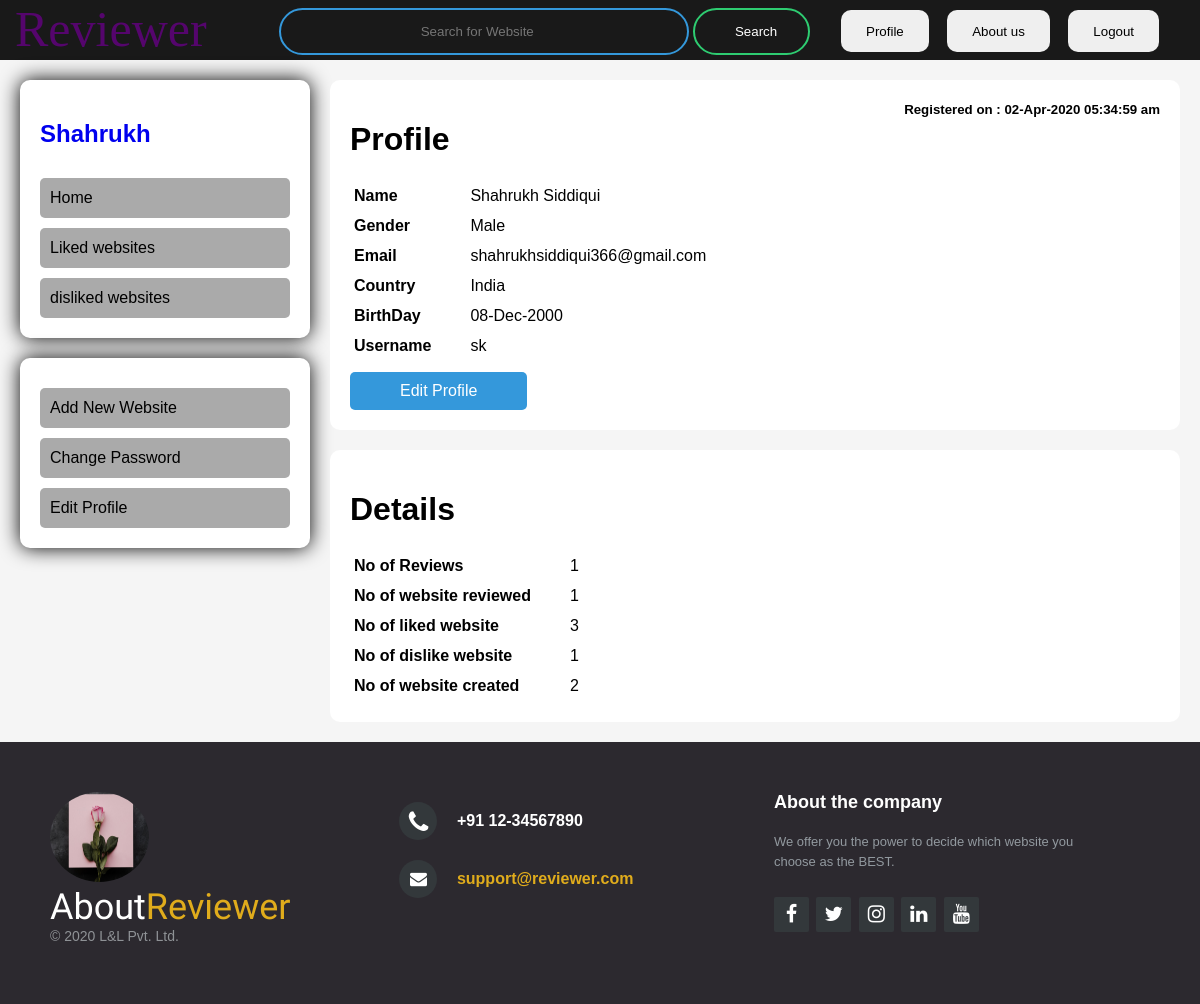
/review/Profile.php (signed in), run on the app's committed database.
### tables this page shows
CREATE TABLE `user` (
  `id` int(100) NOT NULL,
  `firstname` varchar(50) NOT NULL,
  `lastname` varchar(50) NOT NULL,
  `gender` varchar(6) NOT NULL,
  `email` varchar(100) NOT NULL,
  `country` varchar(20) NOT NULL,
  `dob` timestamp(6) NULL DEFAULT NULL,
  `dtoi` timestamp(6) NULL DEFAULT NULL,
  `role` varchar(5) NOT NULL,
  `username` varchar(50) NOT NULL,
  `password` varchar(50) NOT NULL
);

### Database/Database_api.php (called while the page is built, shortened)
<?php
class Database_api{
		private $db_hostname;
		private $db_database;
		private $db_username;
		private $db_password;
		private $conn;
		public function __construct($database){
			$this->db_database = $database;
			$this->db_hostname = 'localhost';
			$this->db_username = 'root';
			$this->db_password = '';
		}
		private function connect(){
			$this->conn = mysqli_connect($this->db_hostname, $this->db_username, $this->db_password, $this->db_database);
		}
		public function execute($query){
			$result = mysqli_query($this->conn,$query);
			return $result;
		}
		public function read_user($user_id){
			$query = "SELECT firstname,lastname,gender,email,country,dob,dtoi,username from user WHERE id=$user_id";
			$result = mysqli_query($this->conn,$query) or die("Database_class error in function read_user : ".mysqli_error($this->conn));
			if((mysqli_num_rows($result))<=0){
				return NULL;
			}
			else{
				return $result;
			}
		}
	}
?>

### review/Profile.php (the view, shortened to what this page needs)
<?php
    include "../Database/Database_api.php";
    $database = new Database_api("reviewer");
?>
<!DOCTYPE html>
<html>
<head>
	<link rel="stylesheet" type="text/css" href="detailreview.css">
    <link rel="stylesheet" type="text/css" href="Search.css">
</head>
<body>
<?php include "../master/masterheader.php"; ?>
<div class="row">
    <?php include "../master/leftColumnOfMainRow.php" ?>
    <div class="rightcolumn">
<?php
        $result = $database->read_user($_SESSION['user_id']);
        if($result!=NULL){
            echo "<div class='MainView profile'>";
                echo "<h1>Profile</h1>";
                $row=mysqli_fetch_assoc($result);
                echo "<table>";
                    echo "<tr><td><b>Name</b></td><td>".$row['firstname']." ".$row['lastname']."</td></tr>";
                    echo "<tr><td><b>Gender</b></td><td>".$row['gender']."</td></tr>";
                    echo "<tr><td><b>Email</b></td><td>".$row['email']."</td></tr>";
                    echo "<tr><td><b>Country</b></td><td>".$row['country']."</td></tr>";
                    echo "<tr><td><b>BirthDay</b></td><td>".date("d-M-Y",strtotime($row['dob']))."</td></tr>";
                    echo "<tr><td><b>Username</b></td><td>".$row['username']."</td></tr>";
                echo "</table>";
                echo "<h5>Registered on : ".date("d-M-Y h:i:s a",strtotime($row['dtoi']))."</h5>";
                echo "<a id='editprofilebut' href='EditProfile.php'>Edit Profile</a>";
            echo "</div>";
        }
            echo "<div class='MainView profile'>";
                echo "<h1>Details</h1>";
                echo "<table>";
                    echo "<tr><td><b>No of Reviews </b></td><td>";
            $row=mysqli_fetch_assoc($database->execute("SELECT count(user_id)'noofreview' from review where user_id=".$_SESSION['user_id'].""));
                        if($row['noofreview']!=NULL){
                            echo $row['noofreview'];
                        }
                        else
                            echo "0";
                    echo "</td></tr>";
                    echo "<tr><td><b>No of website reviewed </b></td><td>";
            $row=mysqli_fetch_assoc($database->execute("SELECT count(r.website_id)'noofreviedwebsite' FROM (SELECT website_id from review where user_id=".$_SESSION['user_id']." GROUP BY website_id) r"));
                        if($row['noofreviedwebsite']!=NULL){
                            echo $row['noofreviedwebsite'];
                        }
                        else
                            echo "0";
                    echo "</td></tr>";
                    echo "<tr><td><b>No of liked website </b></td><td>";
            $row=mysqli_fetch_assoc($database->execute("SELECT count(user_id)'likes' from likes where user_id=".$_SESSION['user_id'].""));
                        if($row['likes']!=NULL){
                            echo $row['likes'];
                        }
                        else
                            echo "0";
                    echo "</td></tr>";
                    echo "<tr><td><b>No of dislike website</b></td><td>";
            $row=mysqli_fetch_assoc($database->execute("SELECT count(user_id)'dislikes' from dislikes where user_id=".$_SESSION['user_id'].""));
                        if($row['dislikes']!=NULL){
                            echo $row['dislikes'];
                        }
                        else
                            echo "0";
                    echo "</td></tr>";
                    echo "<tr><td><b>No of website created</b></td><td>";
            $row=mysqli_fetch_assoc($database->execute("SELECT count(id)'noofwebsitecreated' from website where user_id=".$_SESSION['user_id'].""));
                        if($row['noofwebsitecreated']!=NULL){
                            echo $row['noofwebsitecreated'];
                        }
                        else
                            echo "0";
                    echo "</td></tr>";
                echo "</table>";
            echo "</div>";
?>
    </div>
</div>
<?php include "../master/masterfooter.php"; ?>
</body>
</html>

### review/detailreview.css (style rules this page uses)
* { box-sizing: border-box; }
body { margin:0px; font-family: Arial; background-color: #f5f5f5; }
.row { margin-top: 0px; padding: 20px; }
.rightcolumn { float: left; width: 75%; padding-left: 20px; margin-top: -20px; }
.row:after { content: ""; display: table; clear: both; }
.MainView { background-color: white; padding: 20px; position: relative; margin-top: 20px; display: table; width: 100%; border-radius: 10px; }

### review/search.css (style rules this page uses)
.MainView a { border:none; outline: none; color: black; }

### review/Profile.php (style rules this page uses)
.profile td { padding: 5px 35px 5px 2px; }
.profile h5 { position: absolute; right: 20px; top:0; }
#editprofilebut { display: inline-block; text-decoration:none; border-radius: 5px; background-color:#3498db; color: white; padding:10px 50px; margin-top:10px; }

### data on the page
user: firstname "Shahrukh", lastname "Siddiqui", gender "Male", email "shahrukhsiddiqui366@gmail.com", country "India", dob "08-Dec-2000", username "sk", dtoi "02-Apr-2020 05:34:59 am"

### other printed values
$_SESSION['user_name'] "Shahrukh"
$row['noofreview'] "1"
$row['noofreviedwebsite'] "1"
$row['likes'] "3"
$row['dislikes'] "1"
$row['noofwebsitecreated'] "2"
